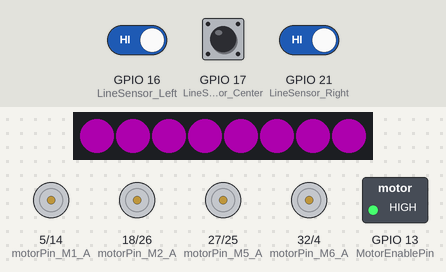
Simulated run of this sketch. Board: ESP32. Parts: 8 RGB LEDs in strip order, left to right, motor-driver pin pairs drawn as motors (green arrow = first pin HIGH = forward, orange = second pin HIGH = backward, longer = more drive), switched loads named in the sketch (green lamp = pin HIGH). Inputs (shaded band) come from the test bench; at power-on: GPIO 16 (LineSensor_Left) HIGH, GPIO 21 (LineSensor_Right) HIGH, GPIO 17 (LineSensor_Center) HIGH. Dim RGB values are drawn brighter than linear.

Above: at 3.5 s.
4.0 s: GPIO 16 (LineSensor_Left) driven LOW
At 4.8 s:
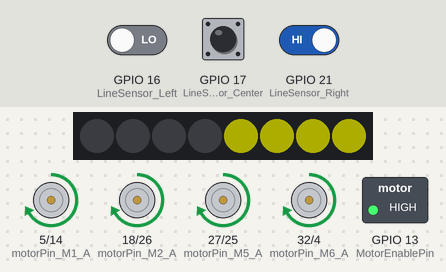
5.5 s: GPIO 21 (LineSensor_Right) driven LOW
At 6.0 s:
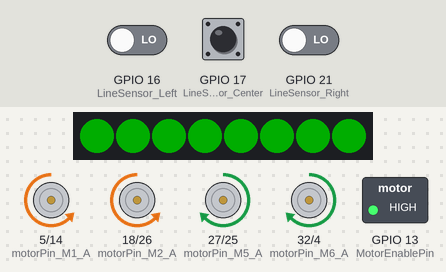
7.0 s: GPIO 17 (LineSensor_Center) driven LOW
At 7.15 s:
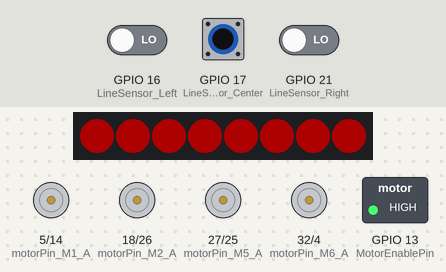
9.2 s: GPIO 16 (LineSensor_Left) driven HIGH
At 10.2 s:
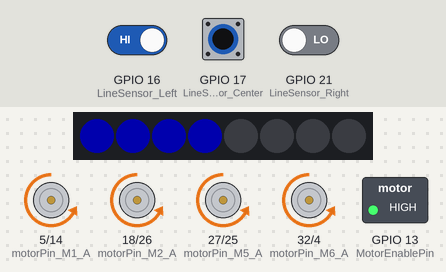
10.7 s: GPIO 21 (LineSensor_Right) driven HIGH
At 11.9 s:
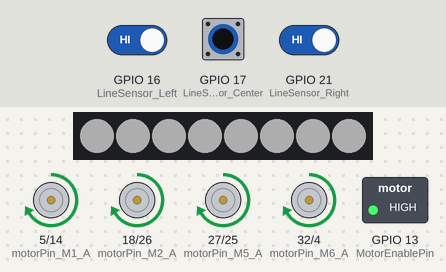
12.2 s: GPIO 17 (LineSensor_Center) pulsed HIGH 2 times (0.12 s each, 0.3 s apart)
At 13.0 s:
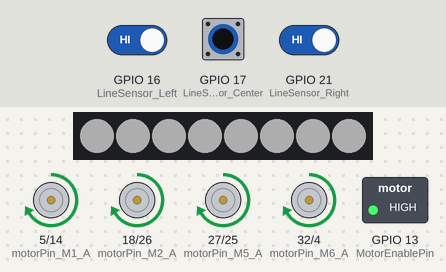
Timing chart, 0 to 15.2 s (numbered marks = the images above; inputs shaded):
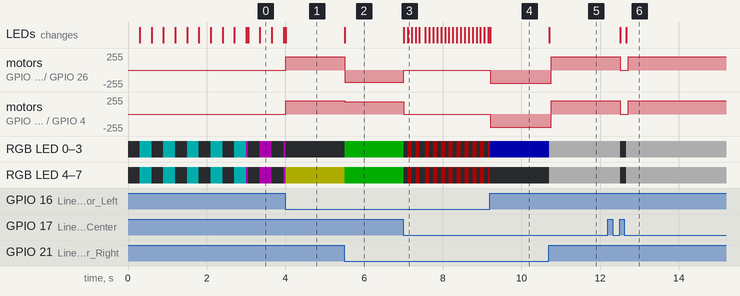

The sketch:

LoR_CoreV2-LineFollower.ino
```cpp
// Lord of Robots - Minimal Line Follower - AUG 21 2025
// ESP32 with NeoPixel LED Strip + 3 Digital Line Sensors + Tank Drive Motors

///////////////////////////////////////////////////////////////////////////////////////////
//            --- Environment Setup Prerequisites and Important Notes: ---               //
///////////////////////////////////////////////////////////////////////////////////////////
// 1. Add the following custom URL to the Arduino IDE - File / Preferences / Additional Boards Manager URLs
//  - https://dl.espressif.com/dl/package_esp32_index.json
// 2. Install the following board in Board Manager:
//  - "esp32" by Espressif Systems
// 3. Install the following library using the Library Manager:
//  - "Adafruit NeoPixel" (Latest version) by Adafruit
// 4. If needed, Install USB Driver: CH340. Check Device manager for connection in COM ports
//  - https://www.wch-ic.com/download/file?id=65
// 5. Select Target Board:
//  - USE "esp32 / ESP32 Dev Module"
// 6. Select COM Port and Upload
// 7. Line Follower System Behavior
//  - 3 second startup delay (ICE BLUE blinking LEDs)
//  - Green LEDs = Moving forward on line
//  - Blue LEDs = Adjusting left
//  - Yellow LEDs = Adjusting right
//  - White LEDs = Performing turnaround (T detected)
//  - Red LEDs (blinking) = Lost line
//  - Purple LEDs (blinking) = Fallback / stop condition
///////////////////////////////////////////////////////////////////////////////////////////

#include <Adafruit_NeoPixel.h>

// -------------------- Pins --------------------
#define LED_DataPin 12
#define LED_COUNT   8
#define LineSensor_Left   16
#define LineSensor_Center 17
#define LineSensor_Right  21

// Motors (tank: left=M1/M2, right=M5/M6)
#define motorPin_M1_A 5
#define motorPin_M1_B 14
#define motorPin_M2_A 18
#define motorPin_M2_B 26
#define motorPin_M5_A 27
#define motorPin_M5_B 25
#define motorPin_M6_A 32
#define motorPin_M6_B 4
#define M1 0
#define M2 1
#define M5 4
#define M6 5
#define MotorEnablePin 13

const int motorPins_A[] = { motorPin_M1_A, motorPin_M2_A, /*M3*/0, /*M4*/0, motorPin_M5_A, motorPin_M6_A };
const int motorPins_B[] = { motorPin_M1_B, motorPin_M2_B, /*M3*/0, /*M4*/0, motorPin_M5_B, motorPin_M6_B };

// -------------------- PWM --------------------
const int PWM_FREQUENCY = 20000;
const int PWM_RESOLUTION = 8;
const int MOTOR_PWM_Channel_A[] = { 0, 2, 4, 6, 8, 10 };
const int MOTOR_PWM_Channel_B[] = { 1, 3, 5, 7, 9, 11 };

// -------------------- Control constants --------------------
constexpr uint32_t START_DELAY_MS = 3000;
constexpr uint32_t CTRL_PERIOD_MS = 50;     // 20 Hz
constexpr int LINE_FWD_PCT  = 35;
constexpr int LINE_TURN_PCT = 50;
#define LINE_ACTIVE_LOW 0                   // sensors are active-high

// -------------------- State --------------------
uint32_t boot_ms = 0, lastCtrlMs = 0;
uint32_t turn_until_ms = 0;                 // 0 = not turning

// -------------------- NeoPixels --------------------
Adafruit_NeoPixel strip(LED_COUNT, LED_DataPin, NEO_GRB + NEO_KHZ800);
const uint32_t RED    = strip.Color(255,0,0,0);
const uint32_t GREEN  = strip.Color(0,255,0,0);
const uint32_t BLUE   = strip.Color(0,0,255,0);
const uint32_t PURPLE = strip.Color(255,0,255,0);
const uint32_t CYAN   = strip.Color(0,255,255,0);
const uint32_t YELLOW = strip.Color(255,255,0,0);
const uint32_t WHITE  = strip.Color(255,255,255,255);
const uint32_t OFF    = strip.Color(0,0,0,0);

uint32_t lastBlinkMs = 0; bool blinkOn=false;
inline void LEDs_All(uint32_t c){ for(int i=0;i<LED_COUNT;i++) strip.setPixelColor(i,c); strip.show(); }
inline void LEDs_LeftHalf(uint32_t c){ for(int i=0;i<LED_COUNT/2;i++) strip.setPixelColor(i,c); for(int i=LED_COUNT/2;i<LED_COUNT;i++) strip.setPixelColor(i,OFF); strip.show(); }
inline void LEDs_RightHalf(uint32_t c){ for(int i=0;i<LED_COUNT/2;i++) strip.setPixelColor(i,OFF); for(int i=LED_COUNT/2;i<LED_COUNT;i++) strip.setPixelColor(i,c); strip.show(); }
inline void LEDs_Blink(uint32_t c, uint16_t period_ms){ uint32_t now=millis(); if(now-lastBlinkMs>=period_ms){ lastBlinkMs=now; blinkOn=!blinkOn; } LEDs_All(blinkOn?c:OFF); }

// -------------------- Sensors --------------------
inline void INIT_LineSensors(){ pinMode(LineSensor_Left,INPUT_PULLUP); pinMode(LineSensor_Center,INPUT_PULLUP); pinMode(LineSensor_Right,INPUT_PULLUP); }
inline bool SenseOnLine(uint8_t pin){ int v=digitalRead(pin); return LINE_ACTIVE_LOW ? (v==LOW) : (v==HIGH); }

// -------------------- Motors --------------------
const int MIN_STARTING_SPEED=150, MAX_SPEED=254, STOP=0;
void Set_Motor_Output(int Output, int idx){
  int Mapped=map(abs(Output),0,100,MIN_STARTING_SPEED,MAX_SPEED);
  int A=0,B=0;
  if      (Output<0){ A=0;      B=Mapped; }
  else if (Output>0){ A=Mapped; B=0;      }
  else              { A=STOP;   B=STOP;   }
  if(motorPins_A[idx]) ledcWrite(motorPins_A[idx], A);  // write by PIN (new API)
  if(motorPins_B[idx]) ledcWrite(motorPins_B[idx], B);
}
inline void Motor_Control(int L,int R){ Set_Motor_Output(L,M1); Set_Motor_Output(L,M2); Set_Motor_Output(R,M5); Set_Motor_Output(R,M6); }
inline void Motor_STOP(){ Motor_Control(0,0); }

// -------------------- Setup --------------------
void setup(){
  for(int i=0;i<6;i++){
    if(motorPins_A[i]){ pinMode(motorPins_A[i],OUTPUT); digitalWrite(motorPins_A[i],LOW); }
    if(motorPins_B[i]){ pinMode(motorPins_B[i],OUTPUT); digitalWrite(motorPins_B[i],LOW); }
  }
  pinMode(LED_DataPin,OUTPUT);
  strip.begin(); strip.setBrightness(50); LEDs_All(CYAN);

  for(int i=0;i<6;i++){
    if(motorPins_A[i]) ledcAttachChannel(motorPins_A[i], PWM_FREQUENCY, PWM_RESOLUTION, MOTOR_PWM_Channel_A[i]);
    if(motorPins_B[i]) ledcAttachChannel(motorPins_B[i], PWM_FREQUENCY, PWM_RESOLUTION, MOTOR_PWM_Channel_B[i]);
  }
  pinMode(MotorEnablePin,OUTPUT); digitalWrite(MotorEnablePin,HIGH);

  INIT_LineSensors();
  boot_ms = millis(); lastCtrlMs = boot_ms;
}

// -------------------- Main loop --------------------
void loop(){
  // Startup hold
  if(millis()-boot_ms < START_DELAY_MS){ Motor_STOP(); LEDs_Blink(CYAN,300); return; }

  // 20 Hz tick
  uint32_t now=millis();
  if((now-lastCtrlMs)<CTRL_PERIOD_MS) return;
  lastCtrlMs=now;

  // If currently turning (non-blocking 3 s)
  if(now < turn_until_ms){
    Motor_Control(LINE_TURN_PCT, LINE_TURN_PCT);  // spot turn; flip signs to reverse
    LEDs_All(WHITE);
    return;
  }

  // Read sensors (active-high => true on black)
  const bool L=SenseOnLine(LineSensor_Left);
  const bool C=SenseOnLine(LineSensor_Center);
  const bool R=SenseOnLine(LineSensor_Right);

  // --- T triggers 3 s turnaround: all sensors FALSE ---
  if(L && !C && R){turn_until_ms = now + 1800; LEDs_All(WHITE); return; }

 // Forward whenever center sees line
  if(!L && C && !R){ Motor_Control(-LINE_FWD_PCT, LINE_FWD_PCT); LEDs_All(GREEN); return; }
  if(!L && !C && !R){Motor_STOP(); LEDs_Blink(RED,100); return;}

  // Corrections (priority over forward)
  if( L && !R ){ Motor_Control(-LINE_TURN_PCT, -LINE_TURN_PCT); LEDs_LeftHalf(BLUE); return; }
  if( R && !L ){ Motor_Control( LINE_TURN_PCT,  LINE_TURN_PCT); LEDs_RightHalf(YELLOW); return; }

  // Fallback
  Motor_STOP(); LEDs_Blink(PURPLE,300);
}
```

Measured:
- after the input at 4.0 s, motor on GPIO 5 (motorPin_M1_A) / GPIO 14 (motorPin_M1_B), motor on GPIO 18 (motorPin_M2_A) / GPIO 26 (motorPin_M2_B), motor on GPIO 27 (motorPin_M5_A) / GPIO 25 (motorPin_M5_B), motor on GPIO 32 (motorPin_M6_A) / GPIO 4 (motorPin_M6_B): stopped → forward 201/255 at once; the LEDs: change at once (image 1)
- after the input at 5.5 s, motor on GPIO 5 (motorPin_M1_A) / GPIO 14 (motorPin_M1_B), motor on GPIO 18 (motorPin_M2_A) / GPIO 26 (motorPin_M2_B): forward 201/255 → backward 185/255 at once
- after the input at 7.0 s, motor on GPIO 5 (motorPin_M1_A) / GPIO 14 (motorPin_M1_B), motor on GPIO 18 (motorPin_M2_A) / GPIO 26 (motorPin_M2_B): backward 185/255 → stopped at once
- after the input at 9.2 s, motor on GPIO 5 (motorPin_M1_A) / GPIO 14 (motorPin_M1_B), motor on GPIO 18 (motorPin_M2_A) / GPIO 26 (motorPin_M2_B), motor on GPIO 27 (motorPin_M5_A) / GPIO 25 (motorPin_M5_B), motor on GPIO 32 (motorPin_M6_A) / GPIO 4 (motorPin_M6_B): stopped → backward 201/255 at once; the LEDs: change at once (image 4)
- after the input at 10.7 s, motor on GPIO 5 (motorPin_M1_A) / GPIO 14 (motorPin_M1_B), motor on GPIO 18 (motorPin_M2_A) / GPIO 26 (motorPin_M2_B): backward 201/255 → forward 201/255 after 0.06 s
- after the input at 12.2 s, motor on GPIO 5 (motorPin_M1_A) / GPIO 14 (motorPin_M1_B), motor on GPIO 18 (motorPin_M2_A) / GPIO 26 (motorPin_M2_B): forward 201/255 → stopped after 0.31 s, → forward 201/255 0.20 s later
